Frame 1 (no input): blank canvas, image omitted
Frame 60 (no input): blank canvas, image omitted
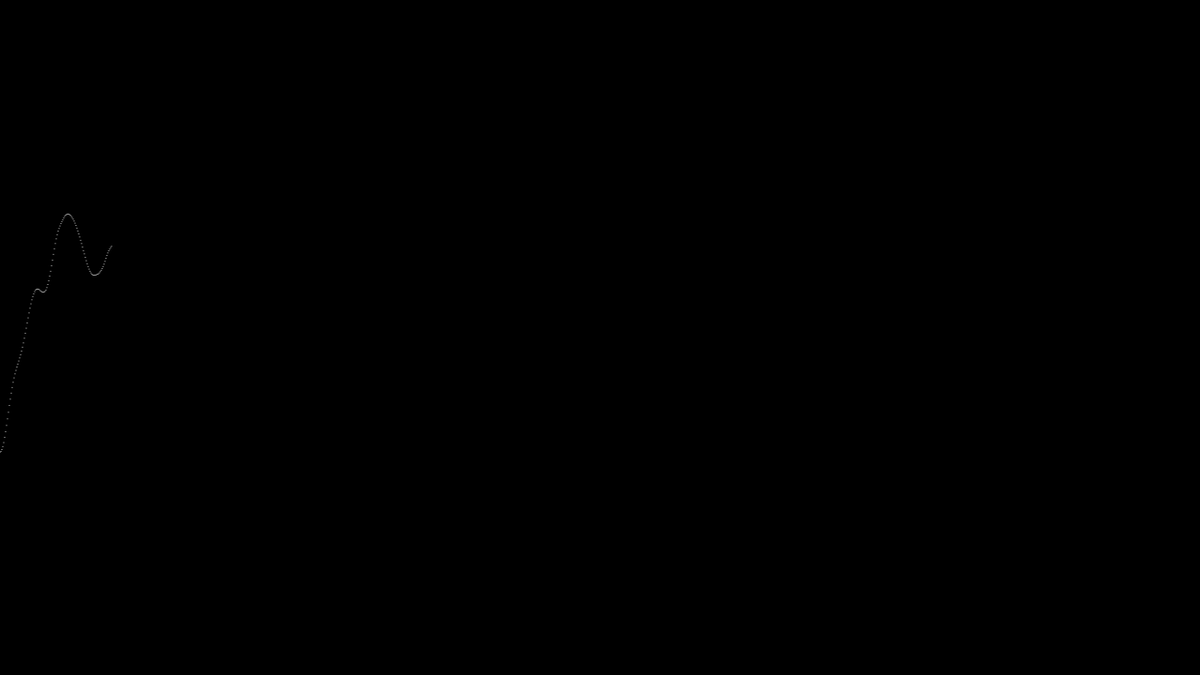
Frame 120 (the mouse pressed at the canvas centre since frame 60)

The p5.js sketch whose frames 1 and 60 were blank and that drew this single picture after the mouse press (run headless with seeded random() and noise() and a simulated clock; from frame 60 on, the mouse is pressed at the canvas centre):

// p5.js sketch
// ── sketch.js
let time;

function setup() {
    createCanvas(1280, 720);
    time = 0;
    background(0);
}

function draw() {
    stroke(255);

    let x = time * 100;
    let y = map(noise(time), 0, 1, 0, height);
    point(x, y);
    time += 0.01;
}
